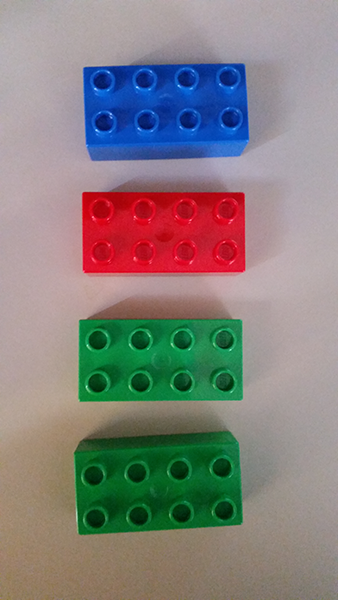
#> input picture OpenCVBasics/image/lego_blocks_1.png, 338 x 600 px
$ jupyter execute --allow-errors Sort_Contours.ipynb
#> lines starting #> are read from the running program, lines starting #| are printed output that depends on the picture; after the words box and inside, x2 and y2 are one past the last pixel; in counts of white or black regions, pixels touching at a corner belong together
# Sorting Contours

OpenCV does not provide a function to sort the controus directly. But knowing the bounding boxes and the areas of the contours we can write helper functions which can sort the contours.

In this example we will look at sorting the detected contours top to bottom and from left to right.

The helper function is shown below

**"contours are simply the outlines of an object in an image. If the image is simple enough, we might be able to get away with using the grayscale image as an input.**

**But for more complicated images, we must first find the object by using methods such as edge detection or thresholding — we are simply seeking a binary image where white pixels correspond to objects in an image and black pixels as the background. There are many ways to obtain a binary image like this, but the most used methods are edge detection and thresholding"**

[cell 1]
import cv2
import numpy as np
import matplotlib.pyplot as plt

def sort_contours(cnts, method='left-to-right'):
    reverse = False
    i = 0 # i is used to access the x or y coordinate from the bounding box

    if method == 'right-to-left' or method == 'bottom-to-top':
        reverse = True

    if method == 'bottom-to-top' or method == 'top-to-bottom':
        i=1

    boundingbox = [cv2.boundingRect(c) for c in cnts[1]]
    (cnts, boundingbox) = zip(*sorted(zip(cnts[1],boundingbox),
                                      key=lambda b:b[1][i] ,reverse=reverse))

    return (cnts,boundingbox)

def draw_centroid(image,c,i):
    M = cv2.moments(c)
    cX = int(M["m10"] / M["m00"])
    cY = int(M["m01"] / M["m00"])
    cv2.putText(clone,"C {}".format(i+1),(cX,cY),cv2.FONT_HERSHEY_SIMPLEX,
            1.25, (255, 255, 255), 2)

    return image


image = cv2.imread('image/lego_blocks_1.png')
#> image is the input picture: shape (600, 338, 3); mean B, G, R 126.5, 128.5, 133.7
gray = cv2.cvtColor(image,cv2.COLOR_BGR2GRAY)
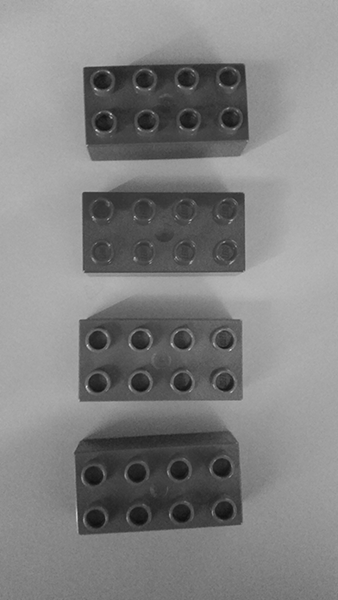
#> gray: shape (600, 338); min 13, max 223, mean 129.8
blur = cv2.GaussianBlur(gray,(5,5),0)

plt.imshow(blur,cmap='gray')
plt.show()


accumEdged = np.zeros(image.shape[:2], dtype="uint8")
for chan in cv2.split(image):
    # blur the channel, extract edges from it, and accumulate the set
    # of edges for the image
    chan = cv2.medianBlur(chan, 11)
    edged = cv2.Canny(chan, 50, 200)
    accumEdged = cv2.bitwise_or(accumEdged, edged)
#> this loop made 3 passes
#> pass 1, `chan = cv2.medianBlur(chan, 11)`:
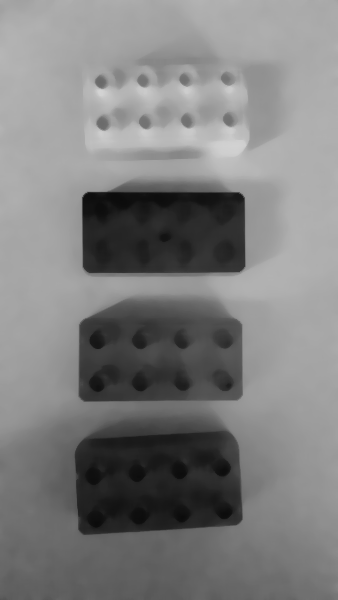
#> chan: shape (600, 338); min 11, max 211, mean 126.3
#> pass 1, `edged = cv2.Canny(chan, 50, 200)`:
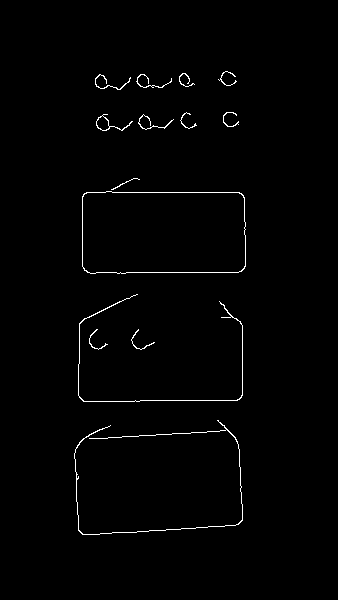
#> edged: shape (600, 338); 1.1% white in thin lines or dots, all inside (x1, y1, x2, y2) = (74, 71, 246, 535)
#> pass 2, `chan = cv2.medianBlur(chan, 11)`:
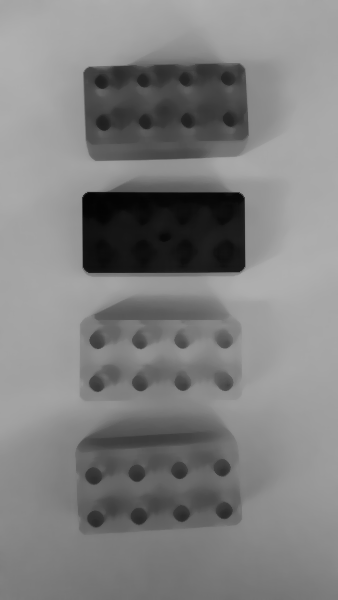
#> chan: shape (600, 338); min 3, max 177, mean 128.3
#> pass 2, `edged = cv2.Canny(chan, 50, 200)`:
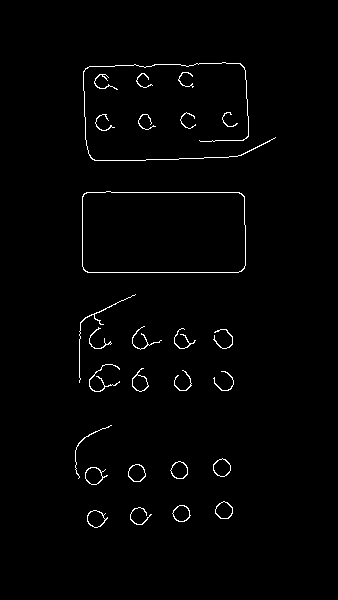
#> edged: shape (600, 338); 1.4% white in thin lines or dots, all inside (x1, y1, x2, y2) = (75, 62, 276, 528)
#> after the loop:
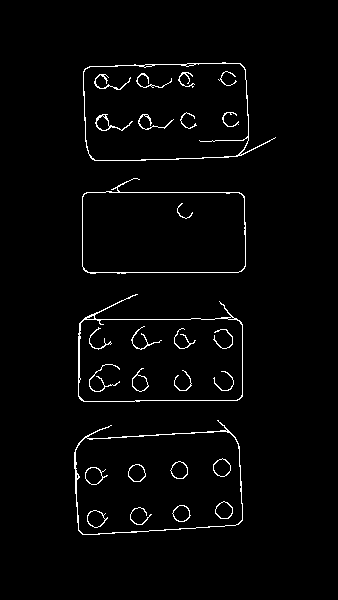
#> accumEdged: shape (600, 338); 2.2% white in thin lines or dots, all inside (x1, y1, x2, y2) = (74, 62, 276, 535)

cnts = cv2.findContours(accumEdged.copy(),cv2.RETR_EXTERNAL,cv2.CHAIN_APPROX_SIMPLE)
#> cnts = 4 contours; box (x1, y1, x2, y2) and area: (74, 420, 243, 535) 15626, (83, 62, 276, 161) 15240, (78, 294, 243, 402) 13410, (82, 178, 246, 274) 13002

#get the top fixe contours based on their area
#cnts = sorted(cnts[1], key=cv2.contourArea, reverse=True)[:5]

clone = image.copy()
#canvas = np.zeros(image.shape)
#> (the rest of this cell did not finish here and is left out)

#> (a cell that did not finish here is left out)

$ run again, with OpenCVBasics/image/beach.png copied over OpenCVBasics/image/lego_blocks_1.png
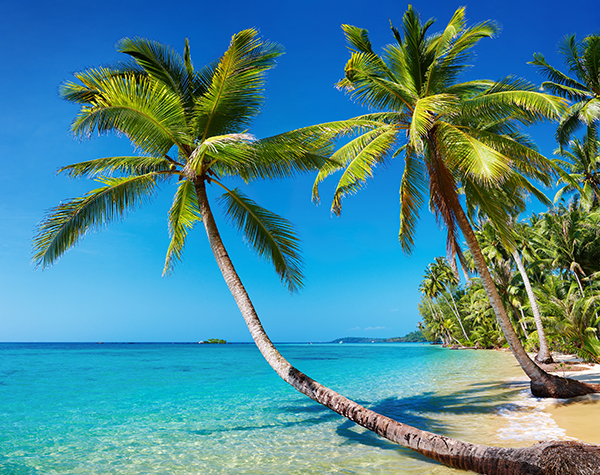
#> input picture OpenCVBasics/image/beach.png, 600 x 475 px
#> image is the input picture: shape (475, 600, 3); mean B, G, R 148.4, 136.5, 73.3
#> the loop `for chan in cv2.split(image):` made 3 passes
#> pass 1, `edged = cv2.Canny(chan, 50, 200)`:
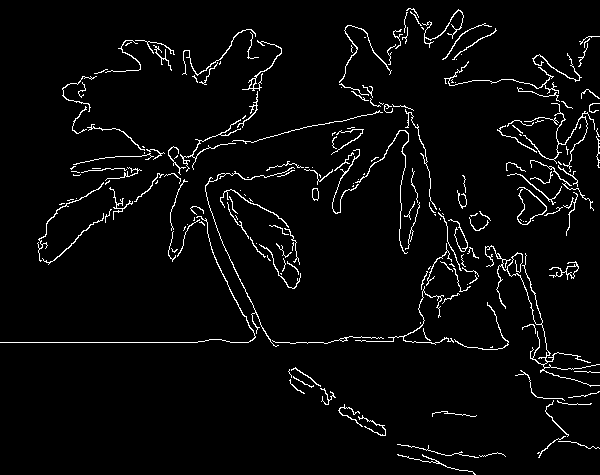
#> edged: shape (475, 600); 3.7% white in thin lines or dots
#> after the loop `for chan in cv2.split(image):`:
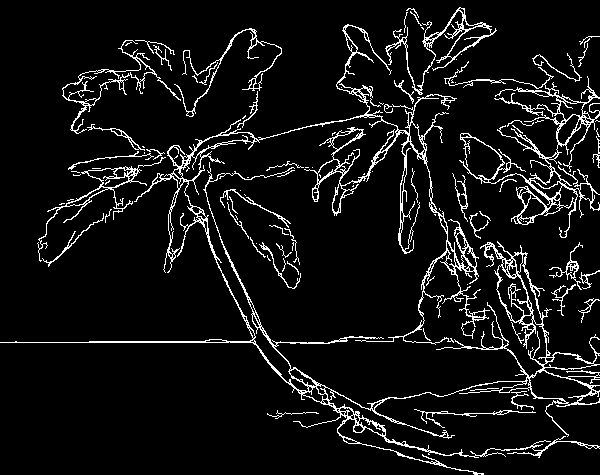
#> accumEdged: shape (475, 600); 7.4% white in thin lines or dots
#> cnts = 93 contours, 71 with area under 20; largest, box (x1, y1, x2, y2) and area: (0, 24, 600, 475) 12938, (444, 61, 600, 238) 4784, (62, 40, 181, 134) 1604, (385, 7, 497, 95) 1153, (37, 157, 166, 262) 979
